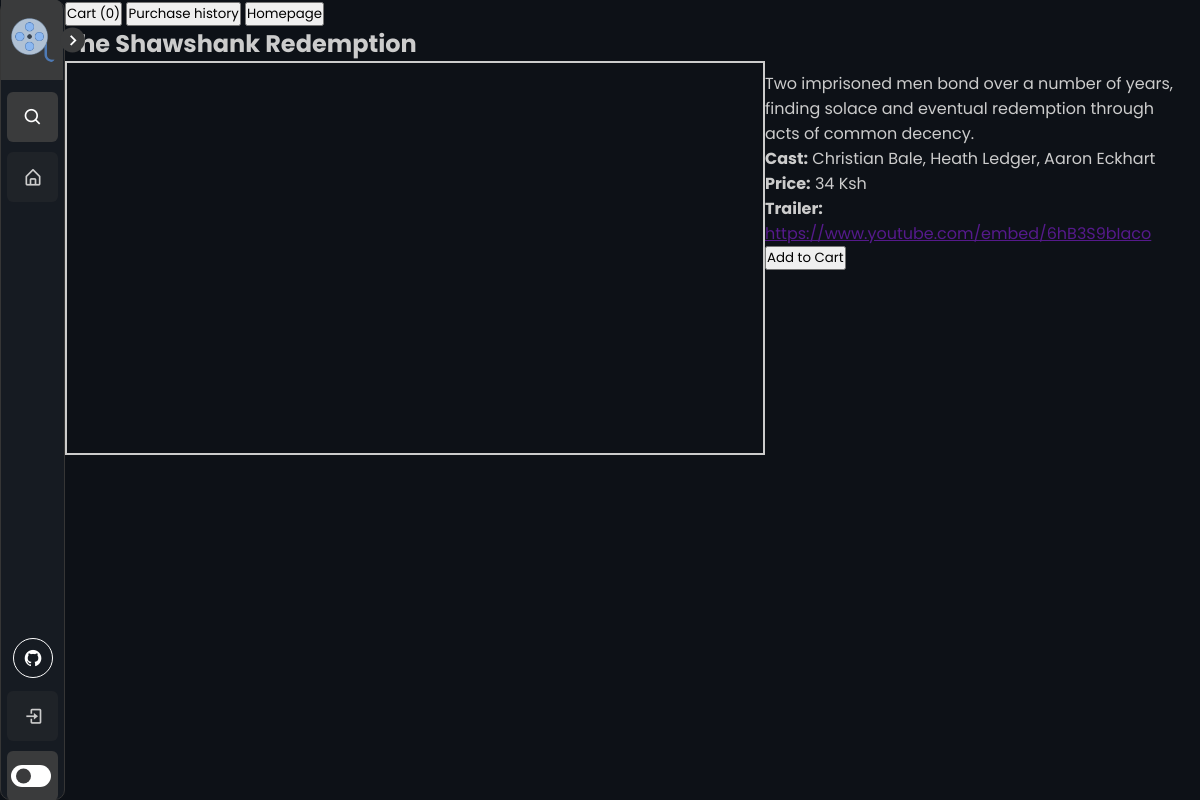
The page /item/7 on the database as committed earlier.
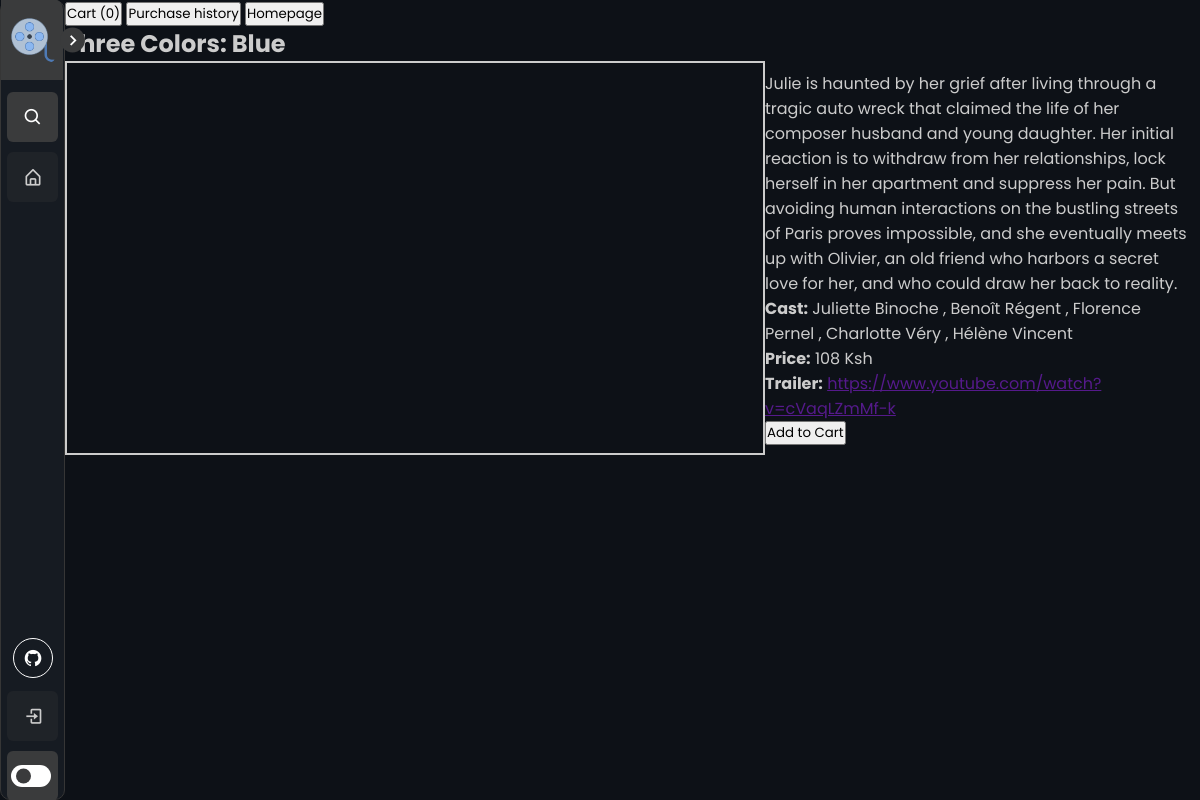
The same page on the database as committed later.
### tables this page shows
CREATE TABLE stock (item_id INTEGER PRIMARY KEY, moviename TEXT, description TEXT, poster TEXT, trailer_link TEXT, cast_names TEXT, price TEXT, tmdb data_type INT);

### main.py (the view)
@app.route('/item/<int:item_id>')
def item(item_id):
    conn = get_db()
    cursor = conn.cursor()
    cursor.execute('SELECT * FROM stock WHERE item_id = ?', (item_id,))
    item = cursor.fetchone()
    conn.close()
    if item:
        return render_template('item.html', item=item)
    else:
        flash('Item not found.')
        return redirect(url_for('index'))

### main.py (called while the page is built)
def get_db():
    if 'db' not in g:
        g.db = sqlite3.connect('users.db')
        g.db.row_factory = sqlite3.Row
    return g.db

@app.context_processor
def cart_count():
    def get_cart_count():
        if 'username' in session:
            username = session['username']
            conn = sqlite3.connect('users.db')
            cursor = conn.cursor()
            cursor.execute('SELECT COUNT(*) FROM cart WHERE user_id=?', (username,))
            count = cursor.fetchone()[0]
            conn.close()
            return count
        else:
            return 0
    return dict(cart_count=get_cart_count)

### templates/item.html (shortened to what this page needs)
{% block head %}
<div class="alternate-body-content">
{% endblock %}
{% extends "base.html" %}
{% block content %}
<a href="{{ url_for('cart') }}"> <button>Cart ({{ cart_count() }})</button></a>
<a href="{{ url_for('history') }}"> <button>Purchase history</button></a>
<a href="{{ url_for('index') }}"> <button>Homepage</button></a>
  <h2>{{ item.moviename }}</h2>
<iframe style="width: 700; height: 393.75" src="{{ item.trailer_link }}"
        allowfullscreen style="margin-right: 20px "></iframe>
<div style="margin: 10px">
  <p>{{ item.description }}</p>
  <p><strong>Cast:</strong> {{ item.cast_names }}</p>
  <p><strong>Price:</strong> {{ item.price }} Ksh</p>
  <p><strong>Trailer:</strong> <a href="{{ item.trailer }}">{{ item.trailer_link }}</a></p>
        <form action="{{ url_for('add_to_cart') }}" method="POST">
          <button type="submit">Add to Cart</button>
        </form>
    </div>
{% endblock %}

### templates/base.html (shortened to what this page needs)
<!DOCTYPE html>
<html lang="en">
  <head>
    <link rel="stylesheet" href="{{ url_for('static', filename='css/main.css') }}">
    <link
      href="https://unpkg.com/boxicons@2.1.1/css/boxicons.min.css"
      rel="stylesheet"
    />
      {% block head %}
      {% endblock %}
  </head>
  <body>
    <nav class="sidebar close">
      <header>
        <div class="image-text">
          <span class="image">
            <a href="{{ url_for('index') }}"><img src="{{ url_for('static', filename='images/logo.png') }}" alt="" /></a>
          </span>
        </div>
        <i class="bx bx-chevron-right toggle"></i>
      </header>
      <div class="menu-bar">
        <div class="menu">
            <li class="search-box">
              <i class="bx bx-search icon"></i>
            </li>
          <ul class="menu-links">
            <li class="nav-link">
              <a href="{{ url_for('index') }}">
                <i class="bx bx-home-alt icon"></i>
              </a>
            </li>
          </ul>
        </div>
        <div class="bottom-content">
          <div class="socials">
            <a href="#"><i class="bx bxl-github icon-3d"></i></a>
          </div>
{% block account %}
    {% if 'username' in session %}
          <li class="">
          <a href="{{ url_for('logout') }}" onclick="event.preventDefault(); document.getElementById('logout-form').submit();">
            <i class="bx bx-log-out icon"></i>
            <span class="text nav-text">Logout [{{ session['username'] }}]</span>
          </a>
          <form id="logout-form" action="{{ url_for('logout') }}" method="post">
            <input type="submit" value="Logout" style="display: none;">
          </form>
          </li>
    {% else %}
          <li class="">
            <a href="{{ url_for('login') }}">
              <i class="bx bx-log-in icon"></i>
            </a>
          </li>
    {% endif %}
{% endblock %}
          <li class="mode">
            <div class="toggle-switch">
              <span class="switch"></span>
            </div>
          </li>
        </div>
      </div>
    </nav>
    <section class="home">
    </section>
    <div class="alternate-body">
{% block content %}
{% endblock %}
    </div>
  </body>
</html>

### static/css/main.css (style rules this page uses)
* { margin: 0; padding: 0; box-sizing: border-box; font-family: "Poppins", sans-serif; }
:root { --body-color: #0d1117; --body-color2: #3a3b3c; --sidebar-color: #161b22; --primary-color: #3a3b3c; --primary-color-light: #3a3b3c; --toggle-color: #fff; --text-color: #ccc; --same-color: #fff; --opposite-color: #fff; --opposite-color2: #3a3b3c; --opposite-color3: #fff; --opposite-color4: #9f5cfe; --light-grey: #3f3f3f40; --tran-03: all 0.2s ease; --tran-03: all 0.3s ease; --tran-04: all 0.3s ease; --tran-05: all 0.3s ease; }
body { min-height: 100vh; background-color: var(--body-color); transition: var(--tran-05); }
.sidebar { position: fixed; top: 0; left: 0; height: 100%; width: 224px; padding: 10px 14px; background: var(--sidebar-color); transition: var(--tran-05); z-index: 1; padding-right: 3px; border: 1px solid #363636; border-radius: 10px; }
.sidebar.close { width: 65px; padding-right: 4px; }
.sidebar li { height: 50px; list-style: none; display: flex; align-items: center; margin-top: 10px; }
.sidebar header .image, .sidebar .icon { min-width: 60px; border-radius: 6px; }
.sidebar .icon { min-width: 60px; border-radius: 6px; height: 100%; display: flex; align-items: center; justify-content: center; font-size: 20px; }
.sidebar .text, .sidebar .icon { color: var(--text-color); transition: var(--tran-03); padding-right: 8px; }
.sidebar header { position: relative; }
.sidebar header .image-text { display: flex; align-items: center; background: var(--primary-color-light); margin-left: -14px; padding-left: 13px; margin-top: -12px; padding-top: 11px; margin-right: -3px; border-radius: 0 10px 0 0; padding-bottom: 10px; z-index: -1; }
.sidebar header .image { display: flex; align-items: center; justify-content: center; }
.sidebar header .image img { width: 50px; height: 50px; text-align: center; padding: 2px; border-radius: 10px; margin-left: -22px; }
.sidebar header .toggle { position: absolute; top: 50%; right: -25px; transform: translateY(-50%) rotate(180deg); height: 25px; width: 25px; background-color: var(--primary-color); color: #fff; border-radius: 50%; display: flex; align-items: center; justify-content: center; font-size: 22px; cursor: pointer; transition: var(--tran-05); }
.sidebar.close .toggle { transform: translateY(-50%) rotate(0deg); }
.sidebar .menu { margin-top: 0px; }
.sidebar li.search-box { border-radius: 6px; background-color: var(--primary-color); cursor: pointer; transition: var(--tran-05); }
.sidebar li.search-box ::placeholder, .sidebar li.search-box i { color: var(--same-color); }
.sidebar li a { list-style: none; height: 100%; background-color: transparent; display: flex; align-items: center; height: 100%; width: 100%; border-radius: 6px; text-decoration: none; transition: var(--tran-03); background: var(--light-grey); }
.sidebar .menu-bar { height: calc(100% - 55px); display: flex; flex-direction: column; justify-content: space-between; overflow-y: scroll; }
.menu-bar { padding: 2px; margin-left: -10px; }
.sidebar .menu-bar .mode { border-radius: 6px; background-color: var(--primary-color-light); position: relative; transition: var(--tran-05); }
.menu-bar .bottom-content .toggle-switch { position: absolute; right: 0; height: 100%; min-width: 60px; display: flex; align-items: center; justify-content: center; border-radius: 6px; cursor: pointer; }
.toggle-switch .switch { position: relative; height: 22px; width: 40px; border-radius: 25px; background-color: var(--opposite-color); transition: var(--tran-05); margin-left: 6px; }
.switch::before { content: ""; position: absolute; height: 15px; width: 15px; border-radius: 50%; top: 50%; left: 5px; transform: translateY(-50%); background-color: var(--opposite-color2); transition: var(--tran-04); }
.home { z-index: -2; position: fixed; top: 0; top: 0; left: 250px; height: 100vh; width: calc(100% - 250px); background: none; transition: var(--tran-05); }
.sidebar.close ~ .home { left: 78px; height: 100vh; width: calc(100% - 78px); }
.socials i { color: var(--opposite-color); background: var(--opposite-color5); border: 1px solid; border-radius: 100px; font-size: 20px; padding: 9px; margin: 3px; margin-left: 6px; }
.alternate-body { z-index: 0; margin-left: 65px; margin-top: 0px; color: var(--text-color); overflow: hidden; height: 100%; }
button { cursor: pointer; }
iframe { border: 2px solid; float: left; }

Rows that differ between the two databases and show on the page:
changed stock: moviename "The Shawshank Redemption" → "Three Colors: Blue"; description "Two imprisoned men bond over a number of years, finding solace and eventual redemption through acts of common decency." → "Julie is haunted by her grief after living through a tragic auto wreck that claimed the life of her composer husband and young daughter. Her initial reaction is to withdraw from her relationships, lock herself in her apartment and suppress her pain. But avoiding human interactions on the bustling streets of Paris proves impossible, and she eventually meets up with Olivier, an old friend who harbors a secret love for her, and who could draw her back to reality."; cast_names "Christian Bale, Heath Ledger, Aaron Eckhart" → "Juliette Binoche , Benoît Régent , Florence Pernel , Charlotte Véry , Hélène Vincent"; price "34" → "108"; trailer_link "https://www.youtube.com/embed/6hB3S9bIaco" → "https://www.youtube.com/watch?v=cVaqLZmMf-k"
